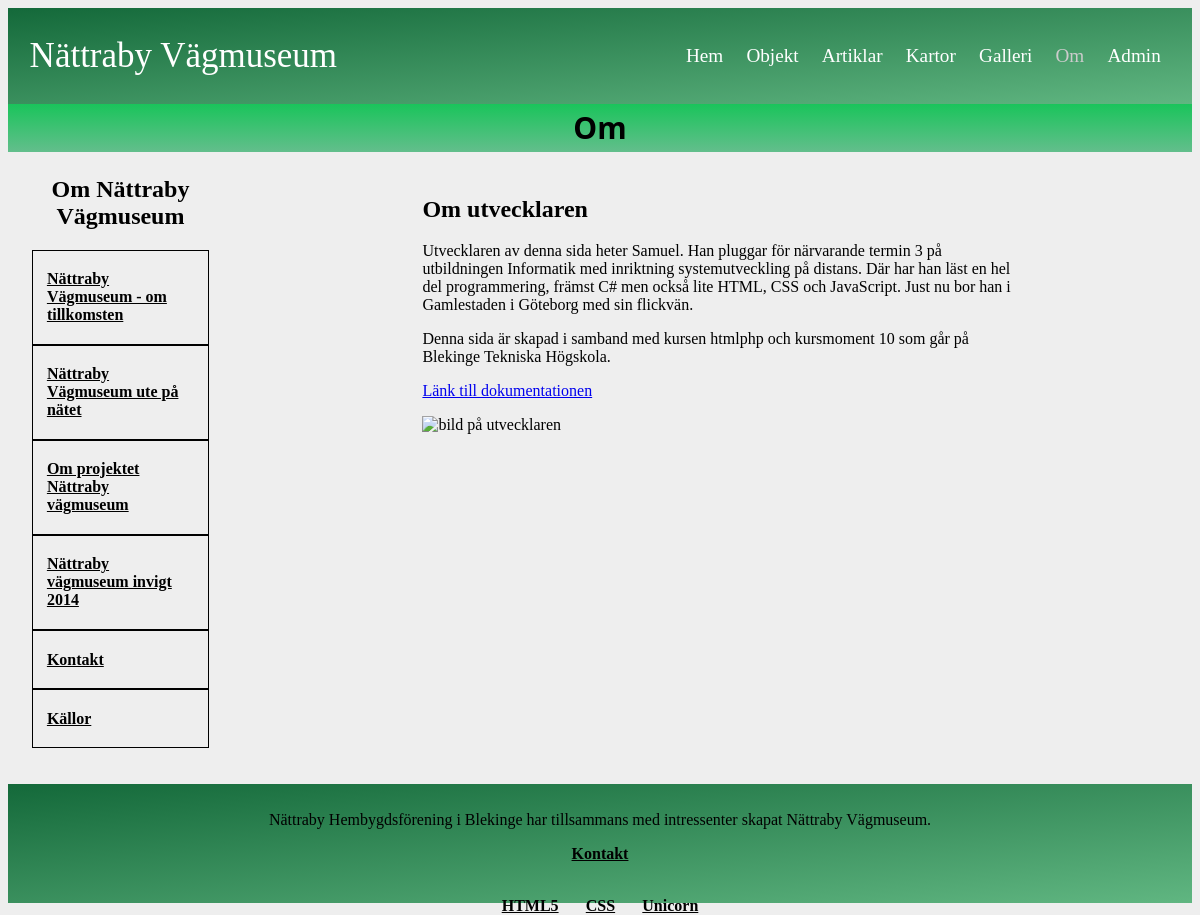
Page /about.php on the committed database.
### tables this page shows
CREATE TABLE "article" (
	"id"	INTEGER NOT null,
	"name"	TEXT NOT null UNIQUE,
	"title"	TEXT NOT null,
	"data"	TEXT NOT null,
	"author"	TEXT NOT null,
	"gps"	TEXT,
	"mapImage"	TEXT,
	"image1"	TEXT,
	"image1Alt"	TEXT,
	"image1Text"	,
	"TEXT"	,
	"image2"	TEXT,
	"image2Alt"	TEXT,
	"image2Text"	TEXT,
	PRIMARY KEY("id")
);

### about.php (called while the page is built, shortened)
<?php
require __DIR__ . "/src/functions.php";
require __DIR__ . "/incl/header.php";
require __DIR__ . "/incl/multipage.php";
require __DIR__ . "/incl/footer.php";

### src/functions.php (called while the page is built, shortened)
        </div><?php
function getAbout($db)
{
    $sql = "SELECT * FROM article WHERE name LIKE '%om%' OR name ='kontakt' OR name = 'kallor'";
    $stmt = $db->prepare($sql);
    $stmt->execute();
    return $stmt->fetchAll(PDO::FETCH_ASSOC);
}
    ?>

### about/index.php (the view, shortened to what this page needs)
<?php
$result = getAbout($db);
?>
<div class="about-me">
<h2>Om utvecklaren</h2>
<p>Utvecklaren av denna sida heter Samuel. Han pluggar för närvarande termin 3 på utbildningen Informatik med inriktning systemutveckling på distans.
    Där har han läst en hel del programmering, främst C# men också lite HTML, CSS och JavaScript.
    Just nu bor han i Gamlestaden i Göteborg med sin flickvän.
</p>
<p>Denna sida är skapad i samband med kursen htmlphp och kursmoment 10 som går på Blekinge Tekniska Högskola.</p>
<p><a href="developer-info.php">Länk till dokumentationen</a></p>
<img src="img/orig/Boris.jpeg" alt="bild på utvecklaren">
    </div>
<aside class="about-aside">
<h2>Om Nättraby Vägmuseum</h2>
    <?php foreach ($result as $row) {
        $title = $row['title'];
        $name = $row['name'];
        ?><div class="ram">
            <p><a href="?page=about-info&name=<?= $name ?>"><?= $title ?></a></p>
        </div>
        <?php
    }
    ?>
</aside>

### css/style.css (style rules this page uses)
body { background: #eee; }
.about-aside { width: 15%; margin: 2%; }
.about-aside h2 { text-align: center; }
.about-aside a { color: black; font: bold medium Georgia; }
.ram { border: 1px solid black; padding: 2% 8%; }
.about-me { width: 50%; float: right; margin: 0% 15%; }
.about-me p { font: medium Georgia; }
.about-me img { height: 15%; width: 30%; }

### rows in the picture
article: title "Nättraby Vägmuseum - om tillkomsten"
article: title "Nättraby Vägmuseum ute på nätet"
article: title "Om projektet Nättraby vägmuseum"
article: title "Nättraby vägmuseum invigt 2014"
article: title "Kontakt"
article: title "Källor"

### other values in the picture
$title "Om"
